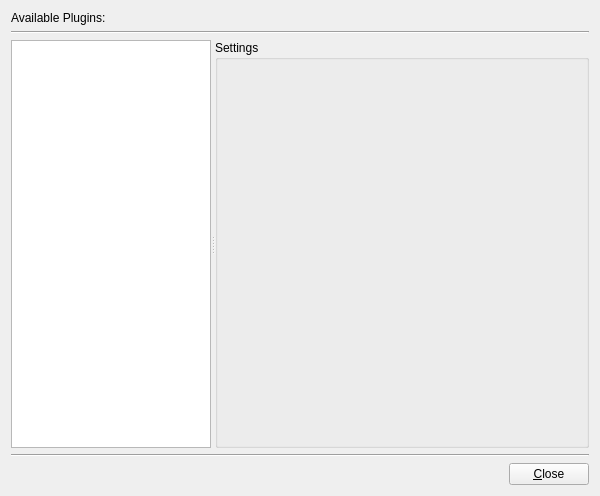
<ui version="4.0" >
 <class>PluginLoaderGuiDesign</class>
 <widget class="QDialog" name="PluginLoaderGuiDesign" >
  <property name="geometry" >
   <rect>
    <x>0</x>
    <y>0</y>
    <width>600</width>
    <height>496</height>
   </rect>
  </property>
  <property name="windowTitle" >
   <string>Plugin Settings</string>
  </property>
  <layout class="QVBoxLayout" >
   <item>
    <widget class="QLabel" name="textLabel1" >
     <property name="sizePolicy" >
      <sizepolicy vsizetype="Fixed" hsizetype="Preferred" >
       <horstretch>0</horstretch>
       <verstretch>0</verstretch>
      </sizepolicy>
     </property>
     <property name="text" >
      <string>Available Plugins:</string>
     </property>
     <property name="wordWrap" >
      <bool>false</bool>
     </property>
    </widget>
   </item>
   <item>
    <widget class="Line" name="line1" >
     <property name="frameShape" >
      <enum>QFrame::HLine</enum>
     </property>
     <property name="frameShadow" >
      <enum>QFrame::Sunken</enum>
     </property>
    </widget>
   </item>
   <item>
    <widget class="QSplitter" name="splitter2" >
     <property name="orientation" >
      <enum>Qt::Horizontal</enum>
     </property>
     <widget class="QListView" name="chooserView" >
      <property name="maximumSize" >
       <size>
        <width>200</width>
        <height>32767</height>
       </size>
      </property>
      <column>
       <property name="text" >
        <string>Load</string>
       </property>
      </column>
     </widget>
     <widget class="QGroupBox" name="settingsBox" >
      <property name="title" >
       <string>Settings</string>
      </property>
      <layout class="QGridLayout" >
       <item row="0" column="0" >
        <widget class="QStackedWidget" name="settingsStack" >
         <property name="sizePolicy" >
          <sizepolicy vsizetype="Expanding" hsizetype="Preferred" >
           <horstretch>0</horstretch>
           <verstretch>0</verstretch>
          </sizepolicy>
         </property>
         <widget class="QWidget" name="WStackPage" >
          <property name="geometry" >
           <rect>
            <x>0</x>
            <y>0</y>
            <width>358</width>
            <height>364</height>
           </rect>
          </property>
         </widget>
        </widget>
       </item>
      </layout>
     </widget>
    </widget>
   </item>
   <item>
    <widget class="Line" name="line2" >
     <property name="frameShape" >
      <enum>QFrame::HLine</enum>
     </property>
     <property name="frameShadow" >
      <enum>QFrame::Sunken</enum>
     </property>
    </widget>
   </item>
   <item>
    <layout class="QHBoxLayout" >
     <item>
      <spacer>
       <property name="orientation" >
        <enum>Qt::Horizontal</enum>
       </property>
       <property name="sizeType" >
        <enum>QSizePolicy::Expanding</enum>
       </property>
       <property name="sizeHint" >
        <size>
         <width>458</width>
         <height>21</height>
        </size>
       </property>
      </spacer>
     </item>
     <item>
      <widget class="QPushButton" name="closeButton" >
       <property name="focusPolicy" >
        <enum>Qt::ClickFocus</enum>
       </property>
       <property name="text" >
        <string>&amp;Close</string>
       </property>
       <property name="shortcut" >
        <string>Alt+C</string>
       </property>
       <property name="autoDefault" >
        <bool>false</bool>
       </property>
      </widget>
     </item>
    </layout>
   </item>
  </layout>
 </widget>
 <layoutdefault spacing="6" margin="11" />
 <pixmapfunction>qPixmapFromMimeSource</pixmapfunction>
 <tabstops>
  <tabstop>chooserView</tabstop>
  <tabstop>closeButton</tabstop>
 </tabstops>
 <resources/>
 <connections>
  <connection>
   <sender>closeButton</sender>
   <signal>clicked()</signal>
   <receiver>PluginLoaderGuiDesign</receiver>
   <slot>saveValues()</slot>
   <hints>
    <hint type="sourcelabel" >
     <x>20</x>
     <y>20</y>
    </hint>
    <hint type="destinationlabel" >
     <x>20</x>
     <y>20</y>
    </hint>
   </hints>
  </connection>
  <connection>
   <sender>chooserView</sender>
   <signal>selectionChanged(Q3ListViewItem*)</signal>
   <receiver>PluginLoaderGuiDesign</receiver>
   <slot>pluginSelected()</slot>
   <hints>
    <hint type="sourcelabel" >
     <x>20</x>
     <y>20</y>
    </hint>
    <hint type="destinationlabel" >
     <x>20</x>
     <y>20</y>
    </hint>
   </hints>
  </connection>
 </connections>
</ui>
